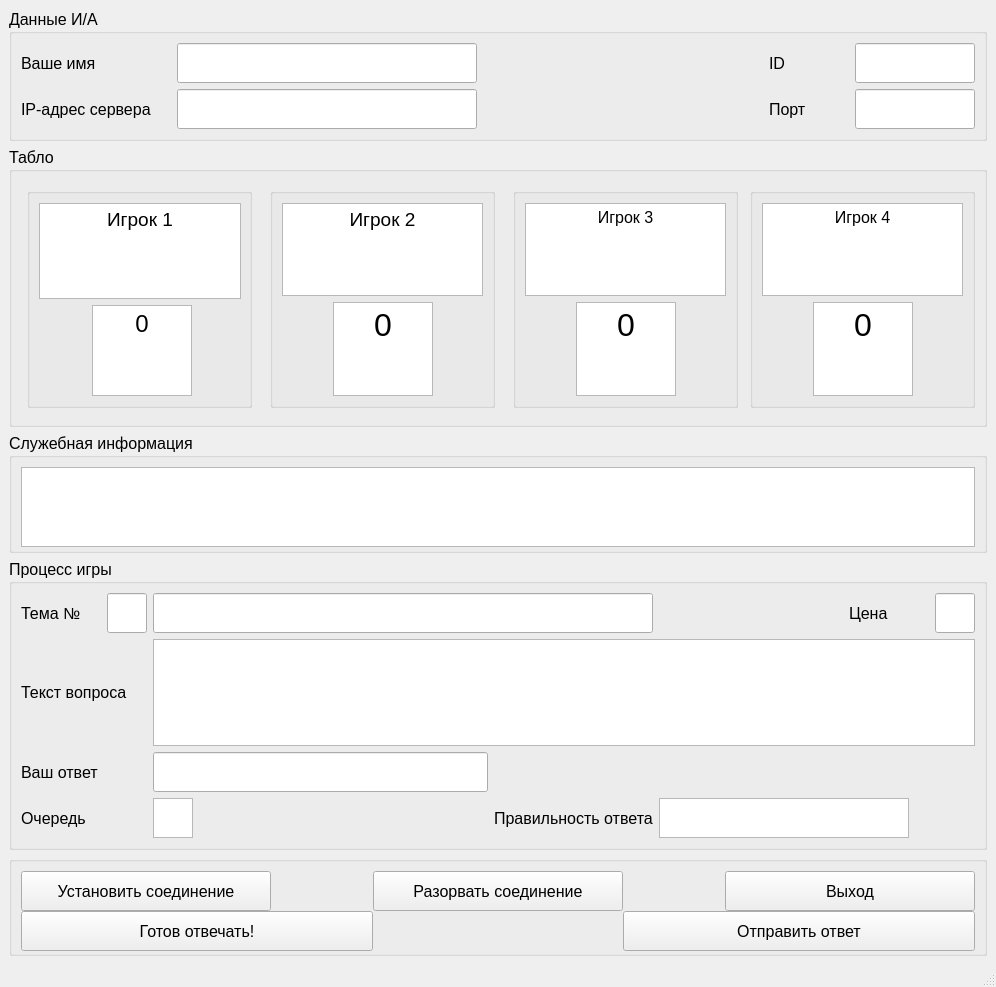
<?xml version="1.0" encoding="UTF-8"?>
<ui version="4.0">
 <class>MainWindow</class>
 <widget class="QMainWindow" name="MainWindow">
  <property name="geometry">
   <rect>
    <x>0</x>
    <y>0</y>
    <width>996</width>
    <height>987</height>
   </rect>
  </property>
  <property name="windowTitle">
   <string>MainWindow</string>
  </property>
  <widget class="QWidget" name="centralwidget">
   <layout class="QVBoxLayout" name="verticalLayout">
    <item>
     <widget class="QGroupBox" name="IABox">
      <property name="font">
       <font>
        <family>Arial</family>
        <pointsize>12</pointsize>
       </font>
      </property>
      <property name="title">
       <string>Данные И/А</string>
      </property>
      <layout class="QGridLayout" name="gridLayout">
       <item row="0" column="3">
        <widget class="QLabel" name="idLabel">
         <property name="minimumSize">
          <size>
           <width>80</width>
           <height>40</height>
          </size>
         </property>
         <property name="font">
          <font>
           <family>Arial</family>
           <pointsize>12</pointsize>
          </font>
         </property>
         <property name="text">
          <string>ID</string>
         </property>
        </widget>
       </item>
       <item row="1" column="3">
        <widget class="QLabel" name="label">
         <property name="text">
          <string>Порт</string>
         </property>
        </widget>
       </item>
       <item row="1" column="0">
        <widget class="QLabel" name="ipLabel">
         <property name="minimumSize">
          <size>
           <width>150</width>
           <height>40</height>
          </size>
         </property>
         <property name="font">
          <font>
           <family>Arial</family>
           <pointsize>12</pointsize>
          </font>
         </property>
         <property name="text">
          <string>IP-адрес сервера</string>
         </property>
        </widget>
       </item>
       <item row="0" column="0">
        <widget class="QLabel" name="nameLabel">
         <property name="minimumSize">
          <size>
           <width>150</width>
           <height>40</height>
          </size>
         </property>
         <property name="font">
          <font>
           <family>Arial</family>
           <pointsize>12</pointsize>
          </font>
         </property>
         <property name="text">
          <string>Ваше имя</string>
         </property>
        </widget>
       </item>
       <item row="0" column="4">
        <widget class="QLineEdit" name="idEdit">
         <property name="minimumSize">
          <size>
           <width>0</width>
           <height>40</height>
          </size>
         </property>
         <property name="maximumSize">
          <size>
           <width>120</width>
           <height>40</height>
          </size>
         </property>
         <property name="font">
          <font>
           <family>Arial</family>
           <pointsize>12</pointsize>
          </font>
         </property>
        </widget>
       </item>
       <item row="1" column="4">
        <widget class="QLineEdit" name="portEdit">
         <property name="minimumSize">
          <size>
           <width>0</width>
           <height>40</height>
          </size>
         </property>
         <property name="maximumSize">
          <size>
           <width>120</width>
           <height>40</height>
          </size>
         </property>
         <property name="font">
          <font>
           <family>Arial</family>
           <pointsize>12</pointsize>
          </font>
         </property>
        </widget>
       </item>
       <item row="0" column="1">
        <widget class="QLineEdit" name="nameEdit">
         <property name="minimumSize">
          <size>
           <width>300</width>
           <height>40</height>
          </size>
         </property>
         <property name="maximumSize">
          <size>
           <width>300</width>
           <height>40</height>
          </size>
         </property>
         <property name="font">
          <font>
           <family>Arial</family>
           <pointsize>12</pointsize>
          </font>
         </property>
        </widget>
       </item>
       <item row="0" column="2">
        <spacer name="horizontalSpacer">
         <property name="orientation">
          <enum>Qt::Horizontal</enum>
         </property>
         <property name="sizeHint" stdset="0">
          <size>
           <width>40</width>
           <height>20</height>
          </size>
         </property>
        </spacer>
       </item>
       <item row="1" column="1">
        <widget class="QLineEdit" name="ipEdit">
         <property name="minimumSize">
          <size>
           <width>300</width>
           <height>40</height>
          </size>
         </property>
         <property name="maximumSize">
          <size>
           <width>300</width>
           <height>40</height>
          </size>
         </property>
         <property name="font">
          <font>
           <family>Arial</family>
           <pointsize>12</pointsize>
          </font>
         </property>
        </widget>
       </item>
      </layout>
     </widget>
    </item>
    <item>
     <widget class="QGroupBox" name="playersBox">
      <property name="minimumSize">
       <size>
        <width>800</width>
        <height>280</height>
       </size>
      </property>
      <property name="maximumSize">
       <size>
        <width>1000</width>
        <height>280</height>
       </size>
      </property>
      <property name="font">
       <font>
        <family>Arial</family>
        <pointsize>12</pointsize>
       </font>
      </property>
      <property name="title">
       <string>Табло</string>
      </property>
      <layout class="QGridLayout" name="gridLayout_13">
       <item row="0" column="1" alignment="Qt::AlignHCenter">
        <widget class="QGroupBox" name="player2Box">
         <property name="minimumSize">
          <size>
           <width>0</width>
           <height>220</height>
          </size>
         </property>
         <property name="maximumSize">
          <size>
           <width>225</width>
           <height>220</height>
          </size>
         </property>
         <property name="title">
          <string/>
         </property>
         <layout class="QGridLayout" name="gridLayout_4">
          <item row="0" column="0" colspan="3">
           <widget class="QTextBrowser" name="name2_Browser">
            <property name="minimumSize">
             <size>
              <width>180</width>
              <height>60</height>
             </size>
            </property>
            <property name="maximumSize">
             <size>
              <width>225</width>
              <height>100</height>
             </size>
            </property>
            <property name="font">
             <font>
              <family>Arial</family>
              <pointsize>12</pointsize>
             </font>
            </property>
            <property name="html">
             <string>&lt;!DOCTYPE HTML PUBLIC &quot;-//W3C//DTD HTML 4.0//EN&quot; &quot;http://www.w3.org/TR/REC-html40/strict.dtd&quot;&gt;
&lt;html&gt;&lt;head&gt;&lt;meta name=&quot;qrichtext&quot; content=&quot;1&quot; /&gt;&lt;style type=&quot;text/css&quot;&gt;
p, li { white-space: pre-wrap; }
&lt;/style&gt;&lt;/head&gt;&lt;body style=&quot; font-family:'Arial','Arial'; font-size:12pt; font-weight:400; font-style:normal;&quot;&gt;
&lt;p align=&quot;center&quot; style=&quot; margin-top:0px; margin-bottom:0px; margin-left:0px; margin-right:0px; -qt-block-indent:0; text-indent:0px;&quot;&gt;&lt;span style=&quot; font-family:'MS Shell Dlg 2'; font-size:14pt;&quot;&gt;Игрок 2&lt;/span&gt;&lt;/p&gt;&lt;/body&gt;&lt;/html&gt;</string>
            </property>
           </widget>
          </item>
          <item row="1" column="0">
           <spacer name="horizontalSpacer_9">
            <property name="orientation">
             <enum>Qt::Horizontal</enum>
            </property>
            <property name="sizeHint" stdset="0">
             <size>
              <width>41</width>
              <height>20</height>
             </size>
            </property>
           </spacer>
          </item>
          <item row="1" column="1">
           <widget class="QTextBrowser" name="sum2_Browser">
            <property name="minimumSize">
             <size>
              <width>100</width>
              <height>0</height>
             </size>
            </property>
            <property name="maximumSize">
             <size>
              <width>100</width>
              <height>100</height>
             </size>
            </property>
            <property name="font">
             <font>
              <family>Arial</family>
              <pointsize>24</pointsize>
             </font>
            </property>
            <property name="html">
             <string>&lt;!DOCTYPE HTML PUBLIC &quot;-//W3C//DTD HTML 4.0//EN&quot; &quot;http://www.w3.org/TR/REC-html40/strict.dtd&quot;&gt;
&lt;html&gt;&lt;head&gt;&lt;meta name=&quot;qrichtext&quot; content=&quot;1&quot; /&gt;&lt;style type=&quot;text/css&quot;&gt;
p, li { white-space: pre-wrap; }
&lt;/style&gt;&lt;/head&gt;&lt;body style=&quot; font-family:'Arial','Arial'; font-size:24pt; font-weight:400; font-style:normal;&quot;&gt;
&lt;p align=&quot;center&quot; style=&quot; margin-top:0px; margin-bottom:0px; margin-left:0px; margin-right:0px; -qt-block-indent:0; text-indent:0px;&quot;&gt;&lt;span style=&quot; font-family:'Arial';&quot;&gt;0&lt;/span&gt;&lt;/p&gt;&lt;/body&gt;&lt;/html&gt;</string>
            </property>
           </widget>
          </item>
          <item row="1" column="2">
           <spacer name="horizontalSpacer_10">
            <property name="orientation">
             <enum>Qt::Horizontal</enum>
            </property>
            <property name="sizeHint" stdset="0">
             <size>
              <width>40</width>
              <height>20</height>
             </size>
            </property>
           </spacer>
          </item>
         </layout>
        </widget>
       </item>
       <item row="0" column="2" alignment="Qt::AlignHCenter">
        <widget class="QGroupBox" name="player3Box">
         <property name="minimumSize">
          <size>
           <width>0</width>
           <height>220</height>
          </size>
         </property>
         <property name="maximumSize">
          <size>
           <width>225</width>
           <height>220</height>
          </size>
         </property>
         <property name="title">
          <string/>
         </property>
         <layout class="QGridLayout" name="gridLayout_3">
          <item row="0" column="0" colspan="3">
           <widget class="QTextBrowser" name="name3_Browser">
            <property name="minimumSize">
             <size>
              <width>180</width>
              <height>60</height>
             </size>
            </property>
            <property name="maximumSize">
             <size>
              <width>225</width>
              <height>100</height>
             </size>
            </property>
            <property name="font">
             <font>
              <family>Arial</family>
              <pointsize>12</pointsize>
             </font>
            </property>
            <property name="html">
             <string>&lt;!DOCTYPE HTML PUBLIC &quot;-//W3C//DTD HTML 4.0//EN&quot; &quot;http://www.w3.org/TR/REC-html40/strict.dtd&quot;&gt;
&lt;html&gt;&lt;head&gt;&lt;meta name=&quot;qrichtext&quot; content=&quot;1&quot; /&gt;&lt;style type=&quot;text/css&quot;&gt;
p, li { white-space: pre-wrap; }
&lt;/style&gt;&lt;/head&gt;&lt;body style=&quot; font-family:'Arial','Arial'; font-size:12pt; font-weight:400; font-style:normal;&quot;&gt;
&lt;p align=&quot;center&quot; style=&quot; margin-top:0px; margin-bottom:0px; margin-left:0px; margin-right:0px; -qt-block-indent:0; text-indent:0px;&quot;&gt;&lt;span style=&quot; font-family:'Arial';&quot;&gt;Игрок 3&lt;/span&gt;&lt;/p&gt;&lt;/body&gt;&lt;/html&gt;</string>
            </property>
           </widget>
          </item>
          <item row="1" column="0">
           <spacer name="horizontalSpacer_7">
            <property name="orientation">
             <enum>Qt::Horizontal</enum>
            </property>
            <property name="sizeHint" stdset="0">
             <size>
              <width>41</width>
              <height>20</height>
             </size>
            </property>
           </spacer>
          </item>
          <item row="1" column="1">
           <widget class="QTextBrowser" name="sum3_Browser">
            <property name="minimumSize">
             <size>
              <width>100</width>
              <height>0</height>
             </size>
            </property>
            <property name="maximumSize">
             <size>
              <width>100</width>
              <height>100</height>
             </size>
            </property>
            <property name="font">
             <font>
              <family>Arial</family>
              <pointsize>24</pointsize>
             </font>
            </property>
            <property name="html">
             <string>&lt;!DOCTYPE HTML PUBLIC &quot;-//W3C//DTD HTML 4.0//EN&quot; &quot;http://www.w3.org/TR/REC-html40/strict.dtd&quot;&gt;
&lt;html&gt;&lt;head&gt;&lt;meta name=&quot;qrichtext&quot; content=&quot;1&quot; /&gt;&lt;style type=&quot;text/css&quot;&gt;
p, li { white-space: pre-wrap; }
&lt;/style&gt;&lt;/head&gt;&lt;body style=&quot; font-family:'Arial','Arial'; font-size:24pt; font-weight:400; font-style:normal;&quot;&gt;
&lt;p align=&quot;center&quot; style=&quot; margin-top:0px; margin-bottom:0px; margin-left:0px; margin-right:0px; -qt-block-indent:0; text-indent:0px;&quot;&gt;&lt;span style=&quot; font-family:'Arial';&quot;&gt;0&lt;/span&gt;&lt;/p&gt;&lt;/body&gt;&lt;/html&gt;</string>
            </property>
           </widget>
          </item>
          <item row="1" column="2">
           <spacer name="horizontalSpacer_8">
            <property name="orientation">
             <enum>Qt::Horizontal</enum>
            </property>
            <property name="sizeHint" stdset="0">
             <size>
              <width>40</width>
              <height>20</height>
             </size>
            </property>
           </spacer>
          </item>
         </layout>
        </widget>
       </item>
       <item row="0" column="0" alignment="Qt::AlignHCenter">
        <widget class="QGroupBox" name="player1Box">
         <property name="minimumSize">
          <size>
           <width>0</width>
           <height>220</height>
          </size>
         </property>
         <property name="maximumSize">
          <size>
           <width>225</width>
           <height>220</height>
          </size>
         </property>
         <property name="title">
          <string/>
         </property>
         <layout class="QGridLayout" name="gridLayout_14">
          <item row="1" column="1" rowspan="2" colspan="4">
           <widget class="QTextBrowser" name="sum1_Browser">
            <property name="minimumSize">
             <size>
              <width>100</width>
              <height>0</height>
             </size>
            </property>
            <property name="maximumSize">
             <size>
              <width>100</width>
              <height>100</height>
             </size>
            </property>
            <property name="font">
             <font>
              <family>Arial</family>
              <pointsize>24</pointsize>
             </font>
            </property>
            <property name="html">
             <string>&lt;!DOCTYPE HTML PUBLIC &quot;-//W3C//DTD HTML 4.0//EN&quot; &quot;http://www.w3.org/TR/REC-html40/strict.dtd&quot;&gt;
&lt;html&gt;&lt;head&gt;&lt;meta name=&quot;qrichtext&quot; content=&quot;1&quot; /&gt;&lt;style type=&quot;text/css&quot;&gt;
p, li { white-space: pre-wrap; }
&lt;/style&gt;&lt;/head&gt;&lt;body style=&quot; font-family:'Arial','Arial'; font-size:24pt; font-weight:400; font-style:normal;&quot;&gt;
&lt;p align=&quot;center&quot; style=&quot; margin-top:0px; margin-bottom:0px; margin-left:0px; margin-right:0px; -qt-block-indent:0; text-indent:0px;&quot;&gt;&lt;span style=&quot; font-family:'Arial'; font-size:18pt;&quot;&gt;0&lt;/span&gt;&lt;/p&gt;&lt;/body&gt;&lt;/html&gt;</string>
            </property>
           </widget>
          </item>
          <item row="0" column="0" colspan="3">
           <widget class="QTextBrowser" name="name1_Browser">
            <property name="minimumSize">
             <size>
              <width>202</width>
              <height>60</height>
             </size>
            </property>
            <property name="maximumSize">
             <size>
              <width>200</width>
              <height>100</height>
             </size>
            </property>
            <property name="font">
             <font>
              <family>Arial</family>
              <pointsize>12</pointsize>
             </font>
            </property>
            <property name="html">
             <string>&lt;!DOCTYPE HTML PUBLIC &quot;-//W3C//DTD HTML 4.0//EN&quot; &quot;http://www.w3.org/TR/REC-html40/strict.dtd&quot;&gt;
&lt;html&gt;&lt;head&gt;&lt;meta name=&quot;qrichtext&quot; content=&quot;1&quot; /&gt;&lt;style type=&quot;text/css&quot;&gt;
p, li { white-space: pre-wrap; }
&lt;/style&gt;&lt;/head&gt;&lt;body style=&quot; font-family:'Arial','Arial'; font-size:12pt; font-weight:400; font-style:normal;&quot;&gt;
&lt;p align=&quot;center&quot; style=&quot; margin-top:0px; margin-bottom:0px; margin-left:0px; margin-right:0px; -qt-block-indent:0; text-indent:0px;&quot;&gt;&lt;span style=&quot; font-family:'MS Shell Dlg 2'; font-size:14pt;&quot;&gt;Игрок 1&lt;/span&gt;&lt;/p&gt;&lt;/body&gt;&lt;/html&gt;</string>
            </property>
           </widget>
          </item>
         </layout>
        </widget>
       </item>
       <item row="0" column="3">
        <widget class="QGroupBox" name="player4Box">
         <property name="minimumSize">
          <size>
           <width>0</width>
           <height>220</height>
          </size>
         </property>
         <property name="maximumSize">
          <size>
           <width>225</width>
           <height>220</height>
          </size>
         </property>
         <property name="title">
          <string/>
         </property>
         <layout class="QGridLayout" name="gridLayout_5">
          <item row="0" column="0" colspan="3">
           <widget class="QTextBrowser" name="name4_Browser">
            <property name="minimumSize">
             <size>
              <width>180</width>
              <height>60</height>
             </size>
            </property>
            <property name="maximumSize">
             <size>
              <width>225</width>
              <height>100</height>
             </size>
            </property>
            <property name="font">
             <font>
              <family>Arial</family>
              <pointsize>12</pointsize>
             </font>
            </property>
            <property name="html">
             <string>&lt;!DOCTYPE HTML PUBLIC &quot;-//W3C//DTD HTML 4.0//EN&quot; &quot;http://www.w3.org/TR/REC-html40/strict.dtd&quot;&gt;
&lt;html&gt;&lt;head&gt;&lt;meta name=&quot;qrichtext&quot; content=&quot;1&quot; /&gt;&lt;style type=&quot;text/css&quot;&gt;
p, li { white-space: pre-wrap; }
&lt;/style&gt;&lt;/head&gt;&lt;body style=&quot; font-family:'Arial','Arial'; font-size:12pt; font-weight:400; font-style:normal;&quot;&gt;
&lt;p align=&quot;center&quot; style=&quot; margin-top:0px; margin-bottom:0px; margin-left:0px; margin-right:0px; -qt-block-indent:0; text-indent:0px;&quot;&gt;&lt;span style=&quot; font-family:'Arial';&quot;&gt;Игрок 4&lt;/span&gt;&lt;/p&gt;&lt;/body&gt;&lt;/html&gt;</string>
            </property>
           </widget>
          </item>
          <item row="1" column="0">
           <spacer name="horizontalSpacer_11">
            <property name="orientation">
             <enum>Qt::Horizontal</enum>
            </property>
            <property name="sizeHint" stdset="0">
             <size>
              <width>41</width>
              <height>20</height>
             </size>
            </property>
           </spacer>
          </item>
          <item row="1" column="1">
           <widget class="QTextBrowser" name="sum4_Browser">
            <property name="minimumSize">
             <size>
              <width>100</width>
              <height>0</height>
             </size>
            </property>
            <property name="maximumSize">
             <size>
              <width>100</width>
              <height>100</height>
             </size>
            </property>
            <property name="font">
             <font>
              <family>Arial</family>
              <pointsize>24</pointsize>
             </font>
            </property>
            <property name="html">
             <string>&lt;!DOCTYPE HTML PUBLIC &quot;-//W3C//DTD HTML 4.0//EN&quot; &quot;http://www.w3.org/TR/REC-html40/strict.dtd&quot;&gt;
&lt;html&gt;&lt;head&gt;&lt;meta name=&quot;qrichtext&quot; content=&quot;1&quot; /&gt;&lt;style type=&quot;text/css&quot;&gt;
p, li { white-space: pre-wrap; }
&lt;/style&gt;&lt;/head&gt;&lt;body style=&quot; font-family:'Arial','Arial'; font-size:24pt; font-weight:400; font-style:normal;&quot;&gt;
&lt;p align=&quot;center&quot; style=&quot; margin-top:0px; margin-bottom:0px; margin-left:0px; margin-right:0px; -qt-block-indent:0; text-indent:0px;&quot;&gt;&lt;span style=&quot; font-family:'Arial';&quot;&gt;0&lt;/span&gt;&lt;/p&gt;&lt;/body&gt;&lt;/html&gt;</string>
            </property>
           </widget>
          </item>
          <item row="1" column="2">
           <spacer name="horizontalSpacer_12">
            <property name="orientation">
             <enum>Qt::Horizontal</enum>
            </property>
            <property name="sizeHint" stdset="0">
             <size>
              <width>40</width>
              <height>20</height>
             </size>
            </property>
           </spacer>
          </item>
         </layout>
        </widget>
       </item>
      </layout>
     </widget>
    </item>
    <item>
     <spacer name="verticalSpacer">
      <property name="orientation">
       <enum>Qt::Vertical</enum>
      </property>
      <property name="sizeHint" stdset="0">
       <size>
        <width>288</width>
        <height>11</height>
       </size>
      </property>
     </spacer>
    </item>
    <item>
     <widget class="QGroupBox" name="serverInfoBox">
      <property name="minimumSize">
       <size>
        <width>0</width>
        <height>120</height>
       </size>
      </property>
      <property name="maximumSize">
       <size>
        <width>16777215</width>
        <height>120</height>
       </size>
      </property>
      <property name="font">
       <font>
        <family>Arial</family>
        <pointsize>12</pointsize>
       </font>
      </property>
      <property name="title">
       <string>Служебная информация</string>
      </property>
      <layout class="QHBoxLayout" name="horizontalLayout">
       <item>
        <widget class="QTextEdit" name="answerServerText">
         <property name="minimumSize">
          <size>
           <width>0</width>
           <height>80</height>
          </size>
         </property>
         <property name="maximumSize">
          <size>
           <width>16777215</width>
           <height>100</height>
          </size>
         </property>
         <property name="font">
          <font>
           <family>Arial</family>
           <pointsize>12</pointsize>
          </font>
         </property>
        </widget>
       </item>
      </layout>
     </widget>
    </item>
    <item>
     <spacer name="verticalSpacer_3">
      <property name="orientation">
       <enum>Qt::Vertical</enum>
      </property>
      <property name="sizeHint" stdset="0">
       <size>
        <width>20</width>
        <height>11</height>
       </size>
      </property>
     </spacer>
    </item>
    <item>
     <widget class="QGroupBox" name="groupBox">
      <property name="font">
       <font>
        <family>Arial</family>
        <pointsize>12</pointsize>
       </font>
      </property>
      <property name="title">
       <string>Процесс игры</string>
      </property>
      <layout class="QGridLayout" name="gridLayout_2">
       <item row="0" column="0">
        <widget class="QLabel" name="numberLabel">
         <property name="minimumSize">
          <size>
           <width>80</width>
           <height>40</height>
          </size>
         </property>
         <property name="font">
          <font>
           <family>Arial</family>
           <pointsize>12</pointsize>
          </font>
         </property>
         <property name="text">
          <string>Тема №</string>
         </property>
        </widget>
       </item>
       <item row="0" column="1">
        <widget class="QLineEdit" name="numberEdit">
         <property name="minimumSize">
          <size>
           <width>40</width>
           <height>40</height>
          </size>
         </property>
         <property name="maximumSize">
          <size>
           <width>40</width>
           <height>40</height>
          </size>
         </property>
         <property name="font">
          <font>
           <family>Arial</family>
           <pointsize>12</pointsize>
          </font>
         </property>
        </widget>
       </item>
       <item row="0" column="7">
        <widget class="QLineEdit" name="valueEdit">
         <property name="minimumSize">
          <size>
           <width>40</width>
           <height>40</height>
          </size>
         </property>
         <property name="maximumSize">
          <size>
           <width>40</width>
           <height>40</height>
          </size>
         </property>
         <property name="font">
          <font>
           <family>Arial</family>
           <pointsize>12</pointsize>
          </font>
         </property>
        </widget>
       </item>
       <item row="0" column="5">
        <spacer name="horizontalSpacer_4">
         <property name="orientation">
          <enum>Qt::Horizontal</enum>
         </property>
         <property name="sizeHint" stdset="0">
          <size>
           <width>40</width>
           <height>20</height>
          </size>
         </property>
        </spacer>
       </item>
       <item row="2" column="0" colspan="2">
        <widget class="QLabel" name="answerLabel">
         <property name="minimumSize">
          <size>
           <width>80</width>
           <height>40</height>
          </size>
         </property>
         <property name="font">
          <font>
           <family>Arial</family>
           <pointsize>12</pointsize>
          </font>
         </property>
         <property name="text">
          <string>Ваш ответ</string>
         </property>
        </widget>
       </item>
       <item row="0" column="6">
        <widget class="QLabel" name="valueLabel">
         <property name="minimumSize">
          <size>
           <width>80</width>
           <height>40</height>
          </size>
         </property>
         <property name="maximumSize">
          <size>
           <width>80</width>
           <height>40</height>
          </size>
         </property>
         <property name="font">
          <font>
           <family>Arial</family>
           <pointsize>12</pointsize>
          </font>
         </property>
         <property name="text">
          <string>Цена</string>
         </property>
        </widget>
       </item>
       <item row="3" column="3">
        <spacer name="horizontalSpacer_5">
         <property name="orientation">
          <enum>Qt::Horizontal</enum>
         </property>
         <property name="sizeHint" stdset="0">
          <size>
           <width>40</width>
           <height>20</height>
          </size>
         </property>
        </spacer>
       </item>
       <item row="3" column="4">
        <widget class="QLabel" name="correctnessLabel">
         <property name="text">
          <string>Правильность ответа</string>
         </property>
        </widget>
       </item>
       <item row="3" column="2">
        <widget class="QTextBrowser" name="queueBrowser">
         <property name="minimumSize">
          <size>
           <width>40</width>
           <height>0</height>
          </size>
         </property>
         <property name="maximumSize">
          <size>
           <width>40</width>
           <height>40</height>
          </size>
         </property>
        </widget>
       </item>
       <item row="2" column="2" colspan="2">
        <widget class="QLineEdit" name="answerLine">
         <property name="minimumSize">
          <size>
           <width>300</width>
           <height>40</height>
          </size>
         </property>
         <property name="maximumSize">
          <size>
           <width>16777215</width>
           <height>40</height>
          </size>
         </property>
         <property name="font">
          <font>
           <family>Arial</family>
           <pointsize>12</pointsize>
          </font>
         </property>
        </widget>
       </item>
       <item row="3" column="0">
        <widget class="QLabel" name="queueLabel">
         <property name="text">
          <string>Очередь</string>
         </property>
        </widget>
       </item>
       <item row="0" column="2" colspan="3">
        <widget class="QLineEdit" name="themeEdit">
         <property name="minimumSize">
          <size>
           <width>500</width>
           <height>40</height>
          </size>
         </property>
         <property name="maximumSize">
          <size>
           <width>350</width>
           <height>40</height>
          </size>
         </property>
         <property name="font">
          <font>
           <family>Arial</family>
           <pointsize>12</pointsize>
          </font>
         </property>
        </widget>
       </item>
       <item row="1" column="2" colspan="6">
        <widget class="QTextEdit" name="textEdit">
         <property name="maximumSize">
          <size>
           <width>16777215</width>
           <height>120</height>
          </size>
         </property>
        </widget>
       </item>
       <item row="1" column="0" colspan="2">
        <widget class="QLabel" name="textQuestionLabel">
         <property name="minimumSize">
          <size>
           <width>80</width>
           <height>40</height>
          </size>
         </property>
         <property name="font">
          <font>
           <family>Arial</family>
           <pointsize>12</pointsize>
          </font>
         </property>
         <property name="text">
          <string>Текст вопроса</string>
         </property>
        </widget>
       </item>
       <item row="3" column="5" colspan="3">
        <widget class="QTextBrowser" name="correctnessBrowser">
         <property name="minimumSize">
          <size>
           <width>250</width>
           <height>0</height>
          </size>
         </property>
         <property name="maximumSize">
          <size>
           <width>200</width>
           <height>40</height>
          </size>
         </property>
        </widget>
       </item>
      </layout>
     </widget>
    </item>
    <item>
     <spacer name="verticalSpacer_4">
      <property name="orientation">
       <enum>Qt::Vertical</enum>
      </property>
      <property name="sizeHint" stdset="0">
       <size>
        <width>20</width>
        <height>11</height>
       </size>
      </property>
     </spacer>
    </item>
    <item>
     <widget class="QGroupBox" name="controlBox">
      <property name="minimumSize">
       <size>
        <width>0</width>
        <height>100</height>
       </size>
      </property>
      <property name="title">
       <string/>
      </property>
      <layout class="QGridLayout" name="gridLayout_6">
       <item row="1" column="4" colspan="3">
        <widget class="QPushButton" name="sendAnswerButton">
         <property name="minimumSize">
          <size>
           <width>350</width>
           <height>40</height>
          </size>
         </property>
         <property name="font">
          <font>
           <family>Arial</family>
           <pointsize>12</pointsize>
          </font>
         </property>
         <property name="text">
          <string>Отправить ответ</string>
         </property>
        </widget>
       </item>
       <item row="0" column="6">
        <widget class="QPushButton" name="exitButton">
         <property name="minimumSize">
          <size>
           <width>250</width>
           <height>40</height>
          </size>
         </property>
         <property name="font">
          <font>
           <family>Arial</family>
           <pointsize>12</pointsize>
          </font>
         </property>
         <property name="text">
          <string>Выход</string>
         </property>
        </widget>
       </item>
       <item row="0" column="0">
        <widget class="QPushButton" name="connectButton">
         <property name="minimumSize">
          <size>
           <width>250</width>
           <height>40</height>
          </size>
         </property>
         <property name="font">
          <font>
           <family>Arial</family>
           <pointsize>12</pointsize>
          </font>
         </property>
         <property name="text">
          <string>Установить соединение</string>
         </property>
        </widget>
       </item>
       <item row="1" column="0" colspan="3">
        <widget class="QPushButton" name="readyToAnswerButton">
         <property name="minimumSize">
          <size>
           <width>350</width>
           <height>40</height>
          </size>
         </property>
         <property name="font">
          <font>
           <family>Arial</family>
           <pointsize>12</pointsize>
          </font>
         </property>
         <property name="text">
          <string>Готов отвечать!</string>
         </property>
        </widget>
       </item>
       <item row="1" column="3">
        <spacer name="horizontalSpacer_13">
         <property name="orientation">
          <enum>Qt::Horizontal</enum>
         </property>
         <property name="sizeHint" stdset="0">
          <size>
           <width>233</width>
           <height>20</height>
          </size>
         </property>
        </spacer>
       </item>
       <item row="0" column="2" colspan="3">
        <widget class="QPushButton" name="disconnectButton">
         <property name="minimumSize">
          <size>
           <width>250</width>
           <height>40</height>
          </size>
         </property>
         <property name="font">
          <font>
           <family>Arial</family>
           <pointsize>12</pointsize>
          </font>
         </property>
         <property name="text">
          <string>Разорвать соединение</string>
         </property>
        </widget>
       </item>
       <item row="0" column="5">
        <spacer name="horizontalSpacer_3">
         <property name="orientation">
          <enum>Qt::Horizontal</enum>
         </property>
         <property name="sizeHint" stdset="0">
          <size>
           <width>40</width>
           <height>20</height>
          </size>
         </property>
        </spacer>
       </item>
       <item row="0" column="1">
        <spacer name="horizontalSpacer_2">
         <property name="orientation">
          <enum>Qt::Horizontal</enum>
         </property>
         <property name="sizeHint" stdset="0">
          <size>
           <width>40</width>
           <height>20</height>
          </size>
         </property>
        </spacer>
       </item>
      </layout>
     </widget>
    </item>
   </layout>
  </widget>
  <widget class="QMenuBar" name="menubar">
   <property name="geometry">
    <rect>
     <x>0</x>
     <y>0</y>
     <width>996</width>
     <height>26</height>
    </rect>
   </property>
  </widget>
  <widget class="QStatusBar" name="statusbar"/>
 </widget>
 <resources/>
 <connections/>
</ui>
